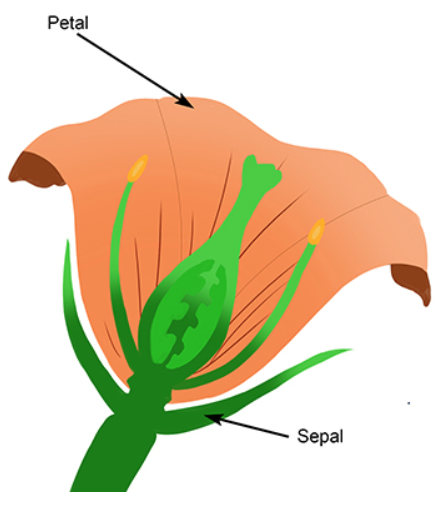
#> input picture common/figures/FlowerAnatomy.png, 436 x 517 px
$ jupyter execute --allow-errors 09-Statistics.ipynb   (shell and % lines are left out)
#> lines starting #> are read from the running program, lines starting #| are printed output that depends on the picture
# ETHZ: 227-0966-00L
# Quantitative Big Imaging
# April 23, 2020

## Statistics and Reproducibility

#### Anders Kaestner

[cell 1]
import seaborn as sns
import matplotlib.pyplot as plt
plt.rcParams["figure.figsize"] = (8, 8)
plt.rcParams["figure.dpi"] = 150
plt.rcParams["font.size"] = 14
plt.rcParams['font.family'] = ['sans-serif']
plt.rcParams['font.sans-serif'] = ['DejaVu Sans']
plt.style.use('ggplot')
sns.set_style("whitegrid", {'axes.grid': False})

# Literature / Useful References

### Books
- Jean Claude, Morphometry with R
 - [Online](http://link.springer.com/book/10.1007%2F978-0-387-77789-4) through ETHZ
 - __Chapter 3__
 - [Buy it](http://www.amazon.com/Morphometrics-R-Use-Julien-Claude/dp/038777789X)
- John C. Russ, âThe Image Processing Handbookâ,(Boca Raton, CRC Press)
 - Available [online](http://dx.doi.org/10.1201/9780203881095) within domain ethz.ch (or proxy.ethz.ch / public VPN)
- [Hypothesis Testing Chapter](http://www.sagepub.com/upm-data/40007_Chapter8.pdf)
- Grammar of Graphics: Leland and Wilkinson - http://www.springer.com/gp/book/9780387245447

### Videos / Podcasts
- Google/Stanford Statistics Intro
 - https://www.youtube.com/watch?v=YFC2KUmEebc
- Last Week Tonight: Scientific Studies
 - https://www.youtube.com/watch?v=0Rnq1NpHdmw
- Credibility Crisis
 - https://www.datacamp.com/community/podcast/credibility-crisis-in-data-science

### Slides
- How to solve NLP problems
 - https://twitter.com/sleepinyourhat/status/1105946169165955073?s=20
- Data Visualization
 - https://socviz.co/lookatdata.html
- P-Values with Puppies
 - https://hackernoon.com/explaining-p-values-with-puppies-af63d68005d0

### Model Evaluation

- [Julia Evans - Recalling with Precision](https://www.youtube.com/watch?v=ryZL4XNUmwo)
- [Stripe's Next Top Model](https://github.com/stripe/topmodel)

### Iris Dataset

- The Iris dataset was used in Fisher's classic 1936 paper, The Use of Multiple Measurements in Taxonomic Problems: http://rcs.chemometrics.ru/Tutorials/classification/Fisher.pdf

### Papers / Sites
- [Matlab Unit Testing Documentation](http://www.mathworks.ch/ch/help/matlab/matlab-unit-test-framework.html
)
- [Databases Introduction](http://swcarpentry.github.io/sql-novice-survey/)
- [Visualizing Genomic Data](http://circos.ca/documentation/course/visualizing-genomic-data.pdf) (General Visualization Techniques)
- [NIMRod Parameter Studies](http://www.messagelab.monash.edu.au/nimrod)

- M.E. Wolak, D.J. Fairbairn, Y.R. Paulsen (2012) Guidelines for Estimating Repeatability. Methods in Ecology and Evolution 3(1):129-137.
- David J.C. MacKay, Bayesian Interpolartion (1991) [http://citeseer.ist.psu.edu/viewdoc/summary?doi=10.1.1.27.9072]

# Previously on QBI ...

- Image Enhancment
 - Highlighting the contrast of interest in images
 - Minimizing Noise
- Understanding image histograms
- Automatic Methods
- Component Labeling
- Single Shape Analysis
- Complicated Shapes
- Dynamic Experiments

# Quantitative "Big" Imaging

The course has covered imaging enough and there have been a few quantitative metrics, but "big" has not really entered.

What does __big__ mean?

- Not just / even large
- it means being ready for _big data_
- volume, velocity, variety (3 V's)
- scalable, fast, easy to customize

So what is "big" imaging

####  >>>> doing analyses in a disciplined manner <<<<

 - fixed steps
 - easy to regenerate results
 - no _magic_
 - documentation

#### having everything automated

 - 100 samples is as easy as 1 sample

#### being able to adapt and reuse analyses

 - one really well working script and modify parameters
 - different types of cells
 - different regions

# Objectives

1. Scientific Studies all try to get to a single number
 - Make sure this number is describing the structure well (what we have covered before)
 - Making sure the number is meaningful (__today!__)
1. How do we compare the number from different samples and groups?
 - Within a sample or same type of samples
 - Between samples
1. How do we compare different processing steps like filter choice, minimum volume, resolution, etc?
1. How do we evaluate our parameter selection?
1. How can we ensure our techniques do what they are supposed to do?
1. How can we visualize so much data? Are there rules?

# Outline

- Motivation (Why and How?)
- Scientific Goals
- Reproducibility
- Predicting and Validating
- Statistical metrics and results
- Parameterization
 - Parameter sweep
 - Sensitivity analysis
- Unit Testing
- Visualization

# What do we start with?

Going back to our original cell image

1. We have been able to get rid of the noise in the image and find all the cells (lecture 2-4)
1. We have analyzed the shape of the cells using the shape tensor (lecture 5)
1. We even separated cells joined together using Watershed (lecture 6)
1. We have created even more metrics characterizing the distribution (lecture 7)

We have at least a few samples (or different regions), large number of metrics and an almost as large number of parameters to _tune_

### How do we do something meaningful with it?

# Correlation and Causation

One of the most repeated criticisms of scientific work is that correlation and causation are confused.

1. Correlation
 - means a statistical relationship
 - very easy to show (single calculation)
2. Causation
 - implies there is a mechanism between A and B
 - very difficult to show (impossible to prove)

# Observational or Controlled

There are two broad classes of data and scientific studies.
<table>
<col width="400px" />
<tr><th>Observational</th><th>Controlled</th></tr>
<tr><td></td>
<td></td><tr>
    </table>

## Observational

 - Exploring large datasets looking for trends
 - Population is random
 - Not always hypothesis driven
 - Rarely leads to causation

#### Examples
- We examined 100 people
    - the ones with blue eyes were on average 10cm taller

- In 100 cake samples
    - we found a 0.9 correlation between cooking time and bubble size

## Controlled

 - Most scientific studies fall into this category
 - Specifics of the groups are controlled
 - Can lead to causation

#### Examples
- We examined 50 mice with gene XYZ off and 50 gene XYZ on and as the foot size increased by 10%
- We increased the temperature and the number of pores in the metal increased by 10%


# Simple Model: Magic / Weighted Coin

Since most of the experiments in science are usually specific, noisy, and often very complicated and are not usually good teaching examples

### Magic / Biased Coin
You buy a _magic_ coin at a shop

#### How many times do you need to flip it to _prove_ it is not fair?
 - If I flip it 10 times and another person flips it 10 times, is that the same as 20 flips?
 - If I flip it 10 times and then multiply the results by 10 is that the same as 100 flips?
 - If I buy 10 coins and want to know which ones are fair what do I do?


# Simple Model: Magic / Weighted Coin

1. Each coin represents a stochastic variable $\mathcal{X}$ and each flip represents an observation $\mathcal{X}_i$.
1. The act of performing a coin flip $\mathcal{F}$ is an observation $\mathcal{X}_i = \mathcal{F}(\mathcal{X})$

We normally assume

1. A _fair_ coin has an expected value of $E(\mathcal{X})=\frac{1}{2}$:
    - 50% Heads,
    - 50% Tails

1. An _unbiased_ flip(er) means  _each flip is independent of the others_

$$ P(\mathcal{F}_1(\mathcal{X})*\mathcal{F}_2(\mathcal{X}))= P(\mathcal{F}_1(\mathcal{X}))*P(\mathcal{F}_2(\mathcal{X}))$$

 - the expected value of the flip is the same as that of the coin

$$ E(\prod_{i=0}^\infty \mathcal{F}_i(\mathcal{X})) = E(\mathcal{X}) $$

# Simple Model to Reality

### Coin Flip

1. Each flip gives us a small piece of information about
    - the coin
    - _and_ the flipper

2. More flips provides more information
 - __Random / Stochastic variations__ in coin and flipper __cancel out__
 - __Systematic variations accumulate__

# Simple Model to Reality

### Real Experiment

1. Each measurement tells us about
    - our sample,
    - our instrument,
    - and our analysis
2. More measurements provide more information
 - Random / Stochastic variations in sample, instrument, and analysis cancel out
 - _Normally_ the analysis has very little to no stochastic variation
 - Systematic variations accumulate

# Iris: A more complicated model

Coin flips are very simple and probably difficult to match to another experiment.

A very popular dataset for learning about such values beyond 'coin-flips' is called the [Iris dataset](http://archive.ics.uci.edu/ml/datasets/iris) which covers
- a number of measurements
- from different plants
- and the corresponding species.

<center>

</center>

# Let's load the Iris data

[cell 2]
from sklearn.datasets import load_iris
import pandas as pd
import seaborn as sns
import matplotlib.pyplot as plt
data = load_iris()
iris_df = pd.DataFrame(data['data'], columns=data['feature_names'])
iris_df['target'] = data['target_names'][data['target']]
iris_df.sample(3)

## A first inspection of the data

[cell 3]
sns.pairplot(iris_df, hue='target');
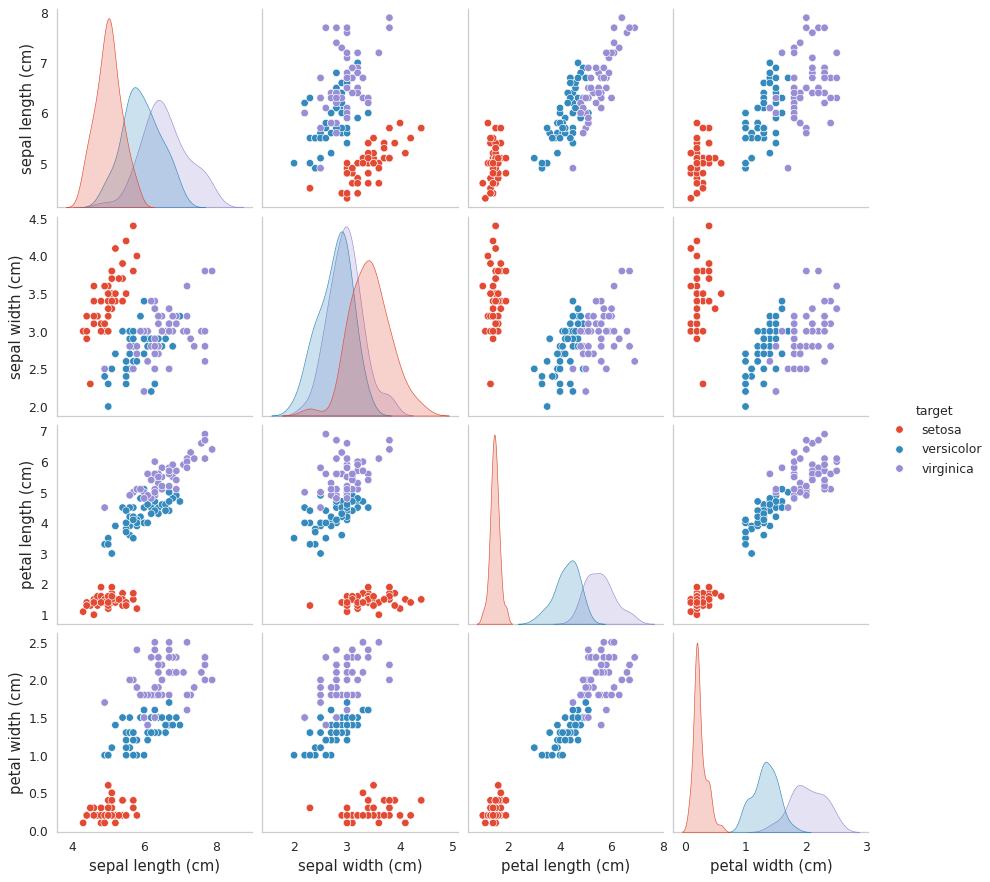
#> figure drawn by matplotlib, 16 panels

# Comparing Groups: Intraclass Correlation Coefficient

The intraclass correlation coefficient basically looking at
- how similar objects within a group are
- compared to the similarity between groups

## Looking at the sepal data

[cell 4]
fig,(ax1,ax2) = plt.subplots(1,2,figsize=(15,5))
sns.swarmplot(data=iris_df, ax = ax1,
               x='target', y='sepal width (cm)');ax1.set_title('Low Group Similarity');
ax2.imshow(plt.imread('../common/figures/FlowerAnatomy.png')); ax2.axis('off');
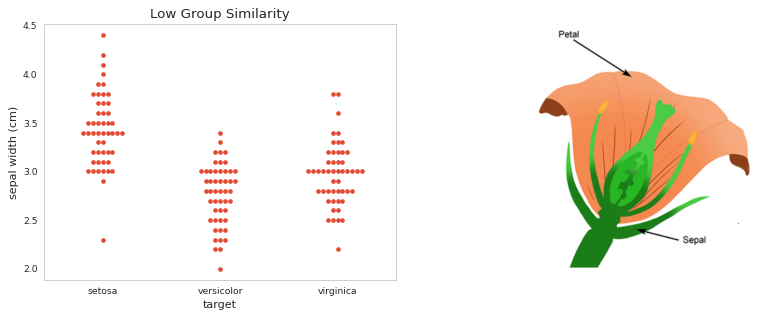
#> figure drawn by matplotlib, 2 panels

## Looking at the petal data

[cell 5]
fig,(ax1,ax2) = plt.subplots(1,2,figsize=(15,5))
g = sns.swarmplot(data=iris_df, ax=ax1,
               x='target', y='petal length (cm)');g.set_title('High Group Similarity');
ax2.imshow(plt.imread('../common/figures/FlowerAnatomy.png')); ax2.axis('off');
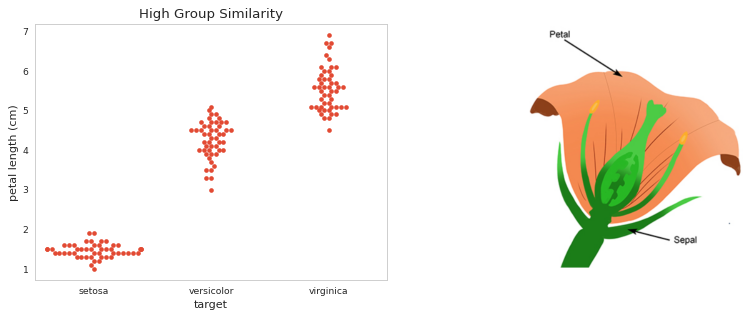
#> figure drawn by matplotlib, 2 panels

# Making quantitative statements
## Intraclass Correlation Coefficient Definition

$$ ICC = \frac{S_A^2}{S_A^2+S_W^2} $$

where
- $S_A^2$ is the variance among groups or classes
 - Estimate with the standard deviations of the mean values for each group
- $S_W^2$ is the variance within groups or classes.
 - Estimate with the average of standard deviations for each group

### Interpretation
$$
ICC = \left\{\begin{array}{cl}
1 & \mbox{means 100% of the variance is between classes} \\
0 & \mbox{means 0% of the variance is between classes}
\end{array}\right.
$$

# Intraclass Correlation Coefficient: Values

[cell 6]
def icc_calc(value_name, group_name, data_df):
    data_agg = data_df.groupby(group_name).agg({value_name: ['mean', 'var']}).reset_index()
    data_agg.columns = data_agg.columns.get_level_values(1)
    S_w = data_agg['var'].mean()
    S_a = data_agg['mean'].var()
    return S_a/(S_a+S_w)

fig, (ax1, ax2) = plt.subplots(1, 2, figsize=(12, 5))
sns.swarmplot(data=iris_df, ax=ax1,
               x='target', y='sepal width (cm)')
ax1.set_title('Low Group Similarity\nICC:{:2.1%}'.format(icc_calc('sepal width (cm)', 'target', iris_df)));

sns.swarmplot(data=iris_df,ax=ax2,
               x='target', y='petal length (cm)')
ax2.set_title('High Group Similarity\nICC:{:2.1%}'.format(icc_calc('petal length (cm)', 'target', iris_df)));
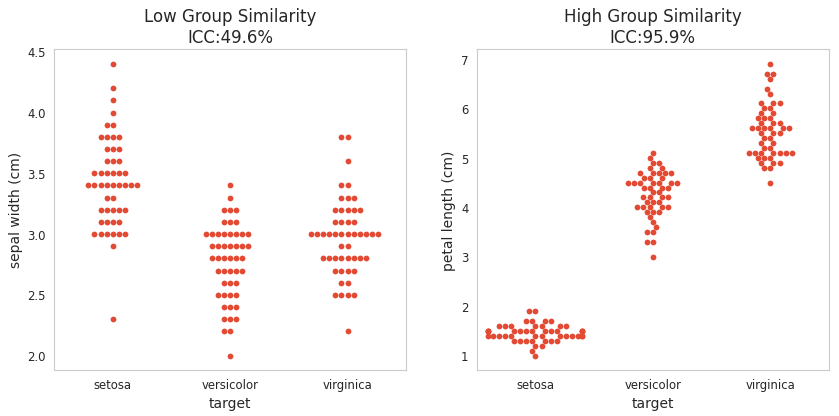
#> figure drawn by matplotlib, 2 panels

# Comparing Groups: Tests

Once the reproducibility has been measured, it is possible to compare groups.

The idea is to make a test to assess the likelihood that two groups are the same given the data

1. List assumptions
1. Establish a null hypothesis
 - Usually that both groups are the same
1. Calculate the probability of the observations given the truth of the null hypothesis
 - Requires knowledge of probability distribution of the data
 - Modeling can be exceptionally complicated


## Loaded Coin example

We have 1 coin from a magic shop.

- Our assumptions are:
 - we flip and observe flips of coins accurately and independently
 - the coin is invariant and always has the same expected value


- Our null hypothesis is the coin is unbiased $E(\mathcal{X})=0.5$
- we can calculate the likelihood of a given observation given the number of flips ([p-value](https://en.wikipedia.org/wiki/P-value))

<center>

</center>

How good is good enough?

# Comparing Groups: Student's T Distribution

- Since we do not usually know our distribution very well
- _or_ have enough samples to create a sufficient probability model

### [Student T Distribution](http://en.wikipedia.org/wiki/Student's_t-distribution)
We assume the distribution of our stochastic variable is normal (Gaussian) and the t-distribution provides an estimate for the mean of the underlying distribution based on few observations.

- We estimate the likelihood of our observed values assuming they are coming from random observations of a normal process

### [Student T-Test](https://en.wikipedia.org/wiki/Student%27s_t-test)

Incorporates this distribution and provides an easy method for assessing the likelihood that the two given set of observations are coming from the same underlying process (null hypothesis)

- Assume unbiased observations
- Assume normal distribution

# Multiple Testing Bias

Back to the magic coin, let's assume we are trying to publish a paper,
- we heard a p-value of < 0.05 (5%) was good enough.
- That means if we get 5 heads we are good!

## Probability with increasing number of tosses

$$ P = \prod_i P(\mathcal{F}_i(\mathcal{X}))$$

[cell 7]
import pandas as pd
from scipy.stats import ttest_ind
from IPython.display import display
all_heads_df = pd.DataFrame({'n_flips': [1, 4, 5]})
all_heads_df['Probability of # Heads'] = all_heads_df['n_flips'].map(
    lambda x: '{:2.1%}'.format(0.5**x))
display(all_heads_df)

## Probability with many experiments
Let N friends make 5 tosses...

[cell 8]
friends_heads_df = pd.DataFrame({'n_friends': [1, 10, 20, 40, 80]})
friends_heads_df['Probability of 5 Heads'] = friends_heads_df['n_friends'].map(
    lambda n_friends: '{:2.1%}'.format((1-(1-0.5**5)**n_friends)))
display(friends_heads_df)

Clearly this is not the case, otherwise we could keep flipping coins or ask all of our friends to flip until we got 5 heads and publish

The p-value is only meaningful when the experiment matches what we did.
#### We didn't say the chance of getting 5 heads ever was < 5%
#### We said is if we have
- exactly 5 observations
- and all of them are heads
- the likelihood that a fair coin produced that result is <5%

#### There are many [methods](http://en.wikipedia.org/wiki/Multiple_comparisons_problem) to correct.

Most just involve scaling $p$:
- The likelihood of a sequence of 5 heads in a row if you perform 10 flips is 5x higher.

# Multiple Testing Bias: Experiments

This is very bad news for us. We have the ability to quantify all sorts of interesting metrics
- cell distance to other cells
- cell oblateness
- cell distribution oblateness

So lets throw them all into a magical statistics algorithm and push the __publish__ button

With our p value of less than 0.05 and a study with 10 samples in each group, how does increasing the number of variables affect our result

[cell 9]
import pandas as pd
import numpy as np
#> (the rest of this cell did not finish here and is left out)

[cell 10]
from scipy.stats import ttest_ind


def show_significant(in_df, cut_off=0.05):
    return in_df.sort_values('P-Value').style.apply(lambda x: ['background-color: yellow' if v<cut_off else '' for v in x])


# [8 lines left out: function all_ttest, not called in this run]


#> (the rest of this cell did not finish here and is left out)

[cell 11]
np.random.seed(2019)
#> (the rest of this cell did not finish here and is left out)

[cell 12]
import seaborn as sns
from tqdm import notebook # progressbar
out_list = []
#> (the rest of this cell did not finish here and is left out)

[cell 13]
plt.figure(figsize=(12,7))
#> (the rest of this cell did not finish here and is left out)

# Multiple Testing Bias: Correction

Using the simple correction factor (number of tests performed), we can make the significant findings constant again.
$$ p_{cutoff} = \frac{0.05}{\textrm{# of Tests}} $$

#> (a cell that did not finish here is left out)

So no harm done there we just add this correction factor right?

Well, what if we have exactly one variable with shift of 1.0 standard deviations from the other.

In a dataset where we check $n$ variables?

#> (a cell that did not finish here is left out)

[cell 16]
out_p_value = []
#> (the rest of this cell did not finish here and is left out)

[cell 17]
fig, m_axs = plt.subplots(2, 3, figsize=(20, 10))
for c_ax, var_count in zip(m_axs.flatten(), np.linspace(1, 140, 9).astype(int)):
    c_ax.hist(np.clip(np.array(out_p_value)*var_count, 0.01, 0.3), np.linspace(0.01, 0.3, 30))
    c_ax.set_ylim(0, 100)
    c_ax.set_title('p-value after multiple correction\n for {} variables'.format(var_count))
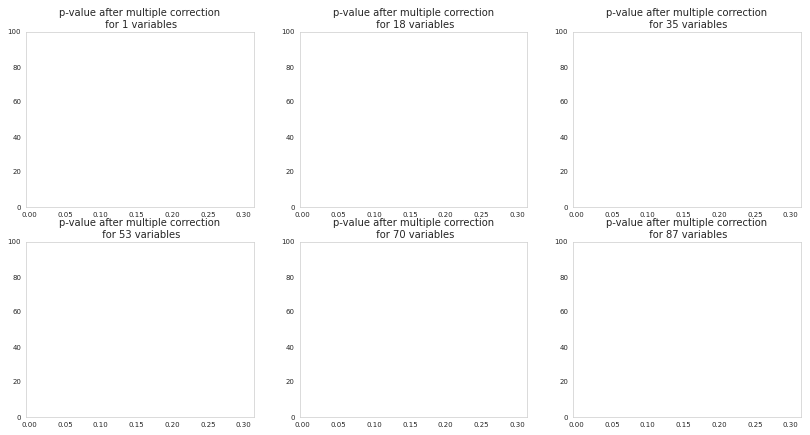
#> figure drawn by matplotlib, 6 panels

[cell 18]
var_find_df = pd.DataFrame({'Variables': np.linspace(1, 100, 30).astype(int)})
var_find_df['Likelihood of Detecting Really Different Variable'] = var_find_df['Variables'].map(
    lambda var_count: np.mean(np.array(out_p_value)*var_count<0.05)
)
fig, ax1 = plt.subplots(1, 1, figsize=(15, 5))
var_find_df.plot('Variables', 'Likelihood of Detecting Really Different Variable', ax=ax1)
ax1.set_ylabel('% Likelihood');
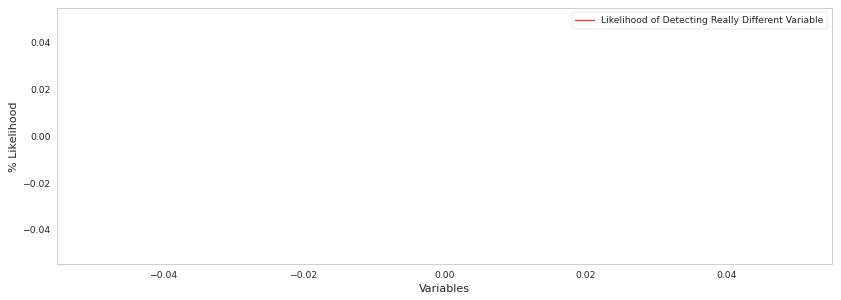
#> figure drawn by matplotlib, 1 panel
